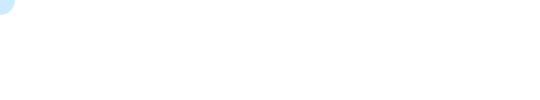
Frame 1 (no input)
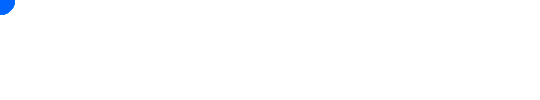
Frame 60 (the mouse pressed at the canvas centre just before this capture)
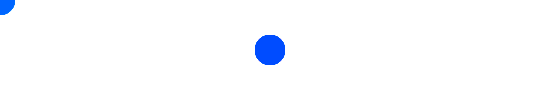
Frame 120 (the mouse held since frame 60 and released just before this capture)

The Processing sketch that drew these frames (run headless with seeded random() and noise(); from frame 60 on, the mouse is pressed at the canvas centre):

// Processing sketch: processing_18262
// ── processing_18262.pde

//Info: http://processingjs.org/reference
void setup() {
    size(540, 100);
    background(255);
}
void draw() {
        
    noStroke();  
    colorMode(HSB);
    fill(second()/60.*255,millis()/1000. * 255,255);
    ellipse(mouseX, mouseY, 30, 30);
    //line(pmouseX,pmouseY,mouseX,mouseY);
  }
